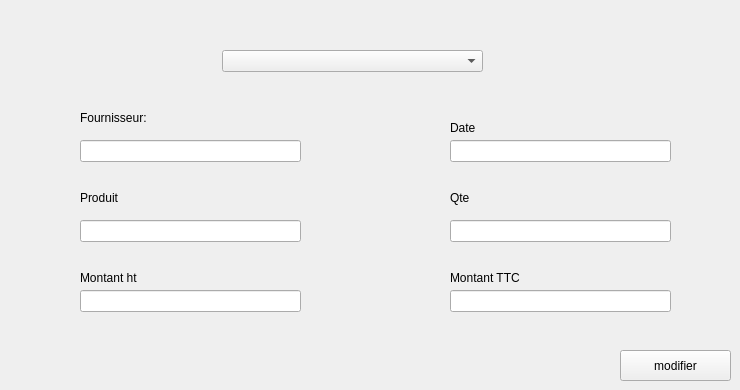
      <widget class="QWidget" name="modifier_regionE">
       <attribute name="title">
        <string>modifier</string>
       </attribute>
       <widget class="QPushButton" name="modfier_region_b_E">
        <property name="geometry">
         <rect>
          <x>620</x>
          <y>350</y>
          <width>111</width>
          <height>31</height>
         </rect>
        </property>
        <property name="styleSheet">
         <string notr="true">#pushButton_choisir  {
-moz-box-shadow: 0px 10px 14px -7px #3e7327;
	-webkit-box-shadow: 0px 10px 14px -7px #3e7327;
	box-shadow: 0px 10px 14px -7px #3e7327;
	background:-webkit-gradient(linear, left top, left bottom, color-stop(0.05, #77b55a), color-stop(1, #72b352));
	background:-moz-linear-gradient(top, #77b55a 5%, #72b352 100%);
	background:-webkit-linear-gradient(top, #77b55a 5%, #72b352 100%);
	background:-o-linear-gradient(top, #77b55a 5%, #72b352 100%);
	background:-ms-linear-gradient(top, #77b55a 5%, #72b352 100%);
	background:linear-gradient(to bottom, #77b55a 5%, #72b352 100%);
	
	background-color: darkCyan ;
	-moz-border-radius:4px;
	-webkit-border-radius:4px;
	border-radius:4px;
	border:1px solid #4b8f29;
	display:inline-block;
	cursor:pointer;
	color:#ffffff;
	font-family:Arial;
	font-size:13px;
	font-weight:bold;
	padding:6px 12px;
	text-decoration:none;
	text-shadow:0px 1px 0px #5b8a3c;
}
#pushButton_choisir:hover {
background:-webkit-gradient(linear, left top, left bottom, color-stop(0.05, #72b352), color-stop(1, #77b55a));
	background:-moz-linear-gradient(top, #72b352 5%, #77b55a 100%);
	background:-webkit-linear-gradient(top, #72b352 5%, #77b55a 100%);
	background:-o-linear-gradient(top, #72b352 5%, #77b55a 100%);
	background:-ms-linear-gradient(top, #72b352 5%, #77b55a 100%);
	background:linear-gradient(to bottom, #72b352 5%, #77b55a 100%);
	
	background-color:blue;
}</string>
        </property>
        <property name="text">
         <string>modifier</string>
        </property>
       </widget>
       <widget class="QComboBox" name="id_s_1_f">
        <property name="geometry">
         <rect>
          <x>222</x>
          <y>50</y>
          <width>261</width>
          <height>22</height>
         </rect>
        </property>
       </widget>
       <widget class="QLineEdit" name="ht_4">
        <property name="geometry">
         <rect>
          <x>80</x>
          <y>290</y>
          <width>221</width>
          <height>22</height>
         </rect>
        </property>
       </widget>
       <widget class="QLabel" name="label_44">
        <property name="geometry">
         <rect>
          <x>80</x>
          <y>270</y>
          <width>71</width>
          <height>16</height>
         </rect>
        </property>
        <property name="text">
         <string>Montant ht</string>
        </property>
       </widget>
       <widget class="QLabel" name="label_7">
        <property name="geometry">
         <rect>
          <x>80</x>
          <y>110</y>
          <width>111</width>
          <height>16</height>
         </rect>
        </property>
        <property name="text">
         <string>Fournisseur:</string>
        </property>
       </widget>
       <widget class="QLineEdit" name="ttc_4">
        <property name="geometry">
         <rect>
          <x>450</x>
          <y>290</y>
          <width>221</width>
          <height>22</height>
         </rect>
        </property>
       </widget>
       <widget class="QLabel" name="label_46">
        <property name="geometry">
         <rect>
          <x>450</x>
          <y>190</y>
          <width>56</width>
          <height>16</height>
         </rect>
        </property>
        <property name="text">
         <string>Qte</string>
        </property>
       </widget>
       <widget class="QLineEdit" name="date_4">
        <property name="geometry">
         <rect>
          <x>450</x>
          <y>140</y>
          <width>221</width>
          <height>22</height>
         </rect>
        </property>
       </widget>
       <widget class="QLabel" name="label_45">
        <property name="geometry">
         <rect>
          <x>450</x>
          <y>120</y>
          <width>121</width>
          <height>16</height>
         </rect>
        </property>
        <property name="text">
         <string>Date</string>
        </property>
       </widget>
       <widget class="QLineEdit" name="fournisseur_4">
        <property name="geometry">
         <rect>
          <x>80</x>
          <y>140</y>
          <width>221</width>
          <height>22</height>
         </rect>
        </property>
       </widget>
       <widget class="QLineEdit" name="produit_4">
        <property name="geometry">
         <rect>
          <x>80</x>
          <y>220</y>
          <width>221</width>
          <height>22</height>
         </rect>
        </property>
       </widget>
       <widget class="QLabel" name="label_43">
        <property name="geometry">
         <rect>
          <x>80</x>
          <y>190</y>
          <width>81</width>
          <height>16</height>
         </rect>
        </property>
        <property name="text">
         <string>Produit</string>
        </property>
       </widget>
       <widget class="QLineEdit" name="qte_4">
        <property name="geometry">
         <rect>
          <x>450</x>
          <y>220</y>
          <width>221</width>
          <height>22</height>
         </rect>
        </property>
       </widget>
       <widget class="QLabel" name="label_47">
        <property name="geometry">
         <rect>
          <x>450</x>
          <y>270</y>
          <width>111</width>
          <height>16</height>
         </rect>
        </property>
        <property name="text">
         <string>Montant TTC</string>
        </property>
       </widget>
      </widget>
